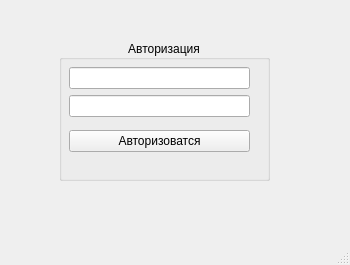
<?xml version="1.0" encoding="UTF-8"?>
<ui version="4.0">
 <class>MainWindow</class>
 <widget class="QMainWindow" name="MainWindow">
  <property name="geometry">
   <rect>
    <x>0</x>
    <y>0</y>
    <width>350</width>
    <height>265</height>
   </rect>
  </property>
  <property name="windowTitle">
   <string>MainWindow</string>
  </property>
  <widget class="QWidget" name="centralwidget">
   <widget class="QGroupBox" name="groupBox">
    <property name="geometry">
     <rect>
      <x>59</x>
      <y>40</y>
      <width>211</width>
      <height>141</height>
     </rect>
    </property>
    <property name="title">
     <string>Авторизация</string>
    </property>
    <property name="alignment">
     <set>Qt::AlignCenter</set>
    </property>
    <property name="checkable">
     <bool>false</bool>
    </property>
    <widget class="QWidget" name="">
     <property name="geometry">
      <rect>
       <x>10</x>
       <y>20</y>
       <width>181</width>
       <height>101</height>
      </rect>
     </property>
     <layout class="QVBoxLayout" name="verticalLayout_2">
      <item>
       <layout class="QVBoxLayout" name="verticalLayout">
        <item>
         <layout class="QHBoxLayout" name="horizontalLayout">
          <item>
           <widget class="QLineEdit" name="lineEdit"/>
          </item>
         </layout>
        </item>
        <item>
         <layout class="QHBoxLayout" name="horizontalLayout_2">
          <item>
           <widget class="QLineEdit" name="lineEdit_2">
            <property name="contextMenuPolicy">
             <enum>Qt::ActionsContextMenu</enum>
            </property>
            <property name="autoFillBackground">
             <bool>false</bool>
            </property>
            <property name="styleSheet">
             <string notr="true"/>
            </property>
            <property name="inputMethodHints">
             <set>Qt::ImhDialableCharactersOnly|Qt::ImhDigitsOnly|Qt::ImhEmailCharactersOnly|Qt::ImhExclusiveInputMask|Qt::ImhFormattedNumbersOnly|Qt::ImhHiddenText|Qt::ImhLatinOnly|Qt::ImhLowercaseOnly|Qt::ImhUppercaseOnly|Qt::ImhUrlCharactersOnly</set>
            </property>
            <property name="inputMask">
             <string/>
            </property>
            <property name="vad" stdset="0">
             <sizepolicy hsizetype="Fixed" vsizetype="Fixed">
              <horstretch>0</horstretch>
              <verstretch>0</verstretch>
             </sizepolicy>
            </property>
           </widget>
          </item>
         </layout>
        </item>
       </layout>
      </item>
      <item>
       <widget class="QPushButton" name="pushButton">
        <property name="text">
         <string>Авторизоватся</string>
        </property>
       </widget>
      </item>
     </layout>
    </widget>
   </widget>
  </widget>
  <widget class="QMenuBar" name="menubar">
   <property name="geometry">
    <rect>
     <x>0</x>
     <y>0</y>
     <width>350</width>
     <height>17</height>
    </rect>
   </property>
  </widget>
  <widget class="QStatusBar" name="statusbar"/>
 </widget>
 <resources/>
 <connections/>
</ui>
